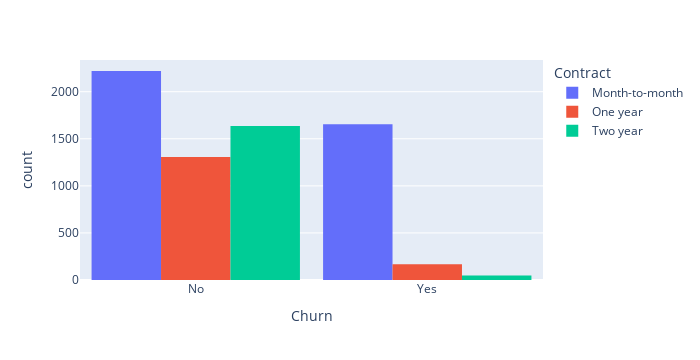

Here is the notebook cell this chart was saved with:
### Code cell
tabular = pd.crosstab(df["Churn"],df["Contract"])
print(tabular)
#from this column it can be said that customers that subscribe for m-t-m are most churned as 1655 have churned.
fig = px.histogram(df,x='Churn', color="Contract",barmode="group")
fig.update_layout(width=700,bargap=0.1)
fig.show()

### Figure 1 — Plotly figure (JSON) as saved in the notebook; plotly's stock layout.template omitted (floating-point values rounded to 4 significant figures; data arrays with more than 128 entries replaced by an {"elided": "..."} marker saying what was removed)
{"data": [{"alignmentgroup": "True", "bingroup": "x", "hovertemplate": "Contract=Month-to-month<br>Churn=%{x}<br>count=%{y}<extra></extra>", "legendgroup": "Month-to-month", "marker": {"color": "#636efa", "pattern": {"shape": ""}}, "name": "Month-to-month", "offsetgroup": "Month-to-month", "orientation": "v", "showlegend": true, "type": "histogram", "x": {"elided": "3875 str values"}, "xaxis": "x", "yaxis": "y"}, {"alignmentgroup": "True", "bingroup": "x", "hovertemplate": "Contract=One year<br>Churn=%{x}<br>count=%{y}<extra></extra>", "legendgroup": "One year", "marker": {"color": "#EF553B", "pattern": {"shape": ""}}, "name": "One year", "offsetgroup": "One year", "orientation": "v", "showlegend": true, "type": "histogram", "x": {"elided": "1472 str values"}, "xaxis": "x", "yaxis": "y"}, {"alignmentgroup": "True", "bingroup": "x", "hovertemplate": "Contract=Two year<br>Churn=%{x}<br>count=%{y}<extra></extra>", "legendgroup": "Two year", "marker": {"color": "#00cc96", "pattern": {"shape": ""}}, "name": "Two year", "offsetgroup": "Two year", "orientation": "v", "showlegend": true, "type": "histogram", "x": {"elided": "1685 str values"}, "xaxis": "x", "yaxis": "y"}], "layout": {"bargap": 0.1, "barmode": "group", "height": 360, "legend": {"title": {"text": "Contract"}, "tracegroupgap": 0}, "margin": {"t": 60}, "width": 700, "xaxis": {"anchor": "y", "autorange": true, "domain": [0, 1], "range": [-0.5, 1.5], "title": {"text": "Churn"}, "type": "category"}, "yaxis": {"anchor": "x", "autorange": true, "domain": [0, 1], "range": [0, 2337.0], "title": {"text": "count"}}}}
